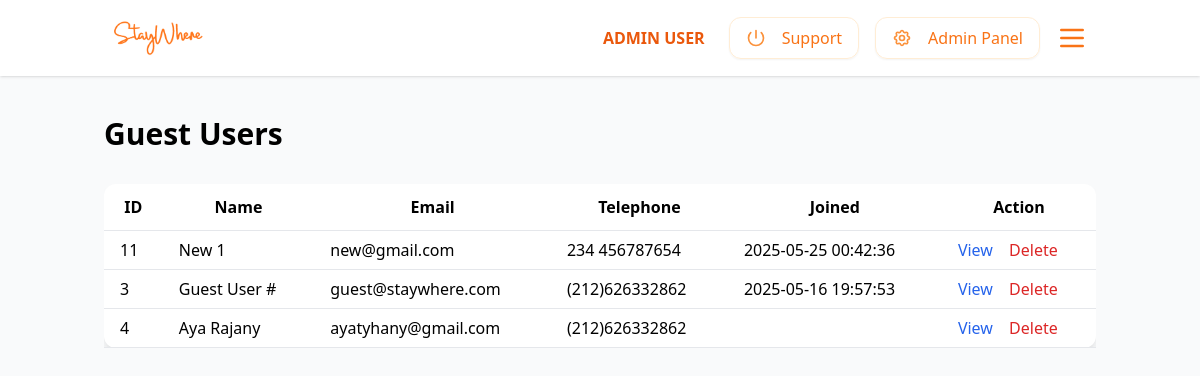
Page /guests.php (signed in) on the earlier database version.
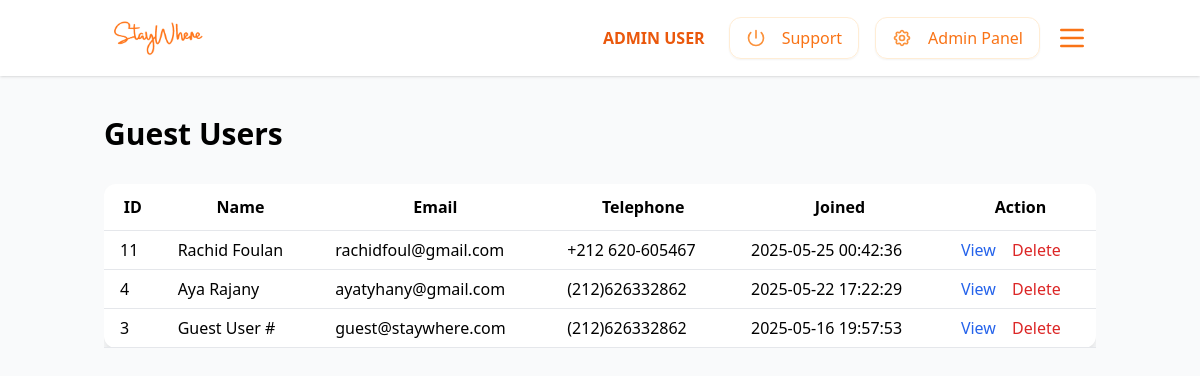
Same page on the later database version.
### tables this page shows
CREATE TABLE `users` (
  `id` bigint(20) UNSIGNED NOT NULL,
  `name` varchar(255) NOT NULL,
  `email` varchar(255) NOT NULL,
  `telephone` varchar(20) NOT NULL,
  `password` varchar(255) NOT NULL,
  `profile_picture` varchar(255) DEFAULT NULL,
  `about_me` text DEFAULT NULL,
  `role` enum('guest','host','admin') NOT NULL,
  `created_at` timestamp NULL DEFAULT NULL,
  `updated_at` timestamp NULL DEFAULT NULL
);

### guests.php (the view, shortened to what this page needs)
<?php
include_once 'headers/header.php';
$stmt = $pdo->query("SELECT id, name, email, telephone, created_at FROM users WHERE role='guest' ORDER BY created_at DESC");
$guests = $stmt->fetchAll(PDO::FETCH_ASSOC);
?>
<!DOCTYPE html>
<html lang="en">
<head>
    <script src="https://cdn.tailwindcss.com"></script>
</head>
<body class="bg-gray-50 min-h-screen">
    <div class="container mx-auto px-4 py-10">
        <h1 class="text-3xl font-bold mb-8">Guest Users</h1>
        <div class="overflow-x-auto">
            <table class="min-w-full bg-white rounded-xl shadow-lg">
                <thead>
                    <tr>
                        <th class="py-3 px-4 border-b">ID</th>
                        <th class="py-3 px-4 border-b">Name</th>
                        <th class="py-3 px-4 border-b">Email</th>
                        <th class="py-3 px-4 border-b">Telephone</th>
                        <th class="py-3 px-4 border-b">Joined</th>
                        <th class="py-3 px-4 border-b">Action</th>
                    </tr>
                </thead>
                <tbody>
                    <?php foreach ($guests as $guest): ?>
                    <tr class="hover:bg-gray-100">
                        <td class="py-2 px-4 border-b"><?= $guest['id'] ?></td>
                        <td class="py-2 px-4 border-b"><?= htmlspecialchars($guest['name']) ?></td>
                        <td class="py-2 px-4 border-b"><?= htmlspecialchars($guest['email']) ?></td>
                        <td class="py-2 px-4 border-b"><?= htmlspecialchars($guest['telephone']) ?></td>
                        <td class="py-2 px-4 border-b"><?= htmlspecialchars($guest['created_at']) ?></td>
                        <td class="py-2 px-4 border-b">
                            <a href="about-user.php?id=<?= $guest['id'] ?>" class="text-blue-600 hover:underline mr-3">View</a>
                            <a href="guests.php?delete=<?= $guest['id'] ?>" class="text-red-600 hover:underline"
                               onclick="return confirm('Are you sure you want to delete this user?');">Delete</a>
                        </td>
                    </tr>
                    <?php endforeach; ?>
                </tbody>
            </table>
        </div>
    </div>
</body>
</html>

Differences in the rows shown:
changed users id 11: name "New 1" → "Rachid Foulan"; email "new@gmail.com" → "rachidfoul@gmail.com"; telephone "234 456787654" → "+212 620-605467"
changed users "Aya Rajany": created_at (not shown) → "2025-05-22 17:22:29"; moves up the list
